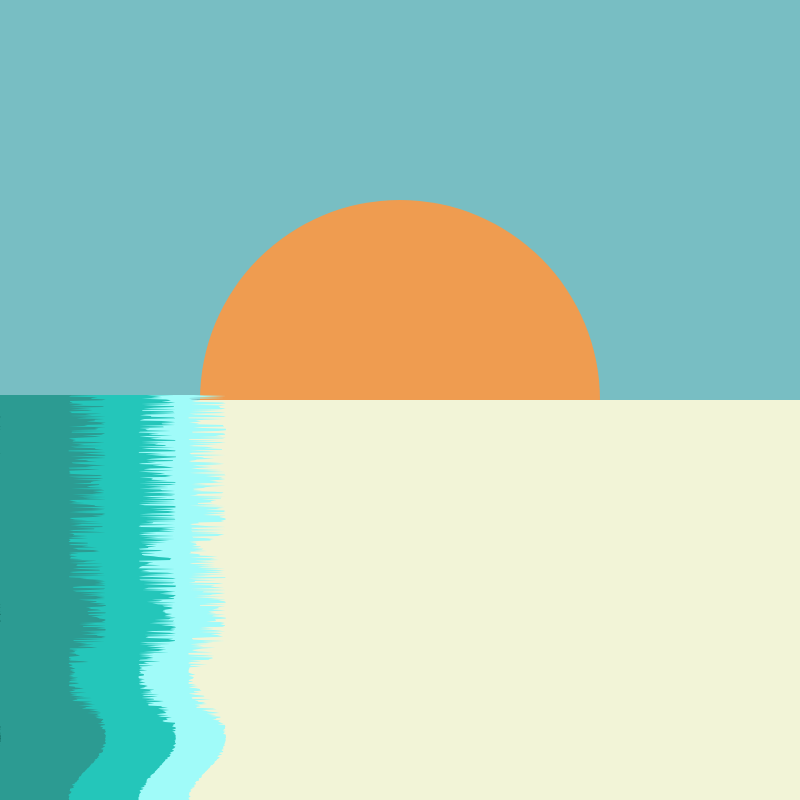
Frame 1 (no input)
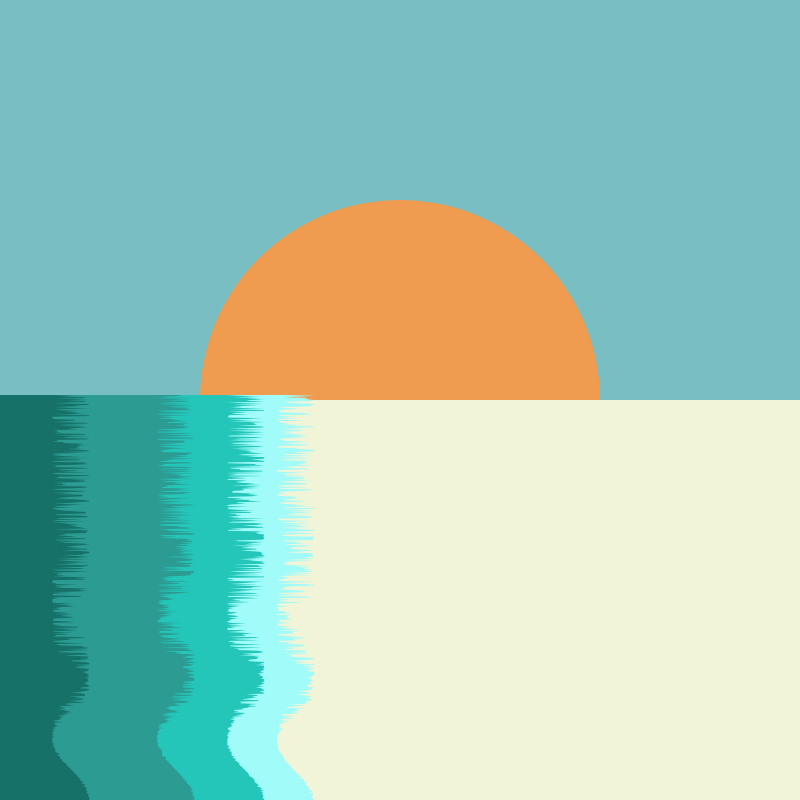
Frame 60 (no input)
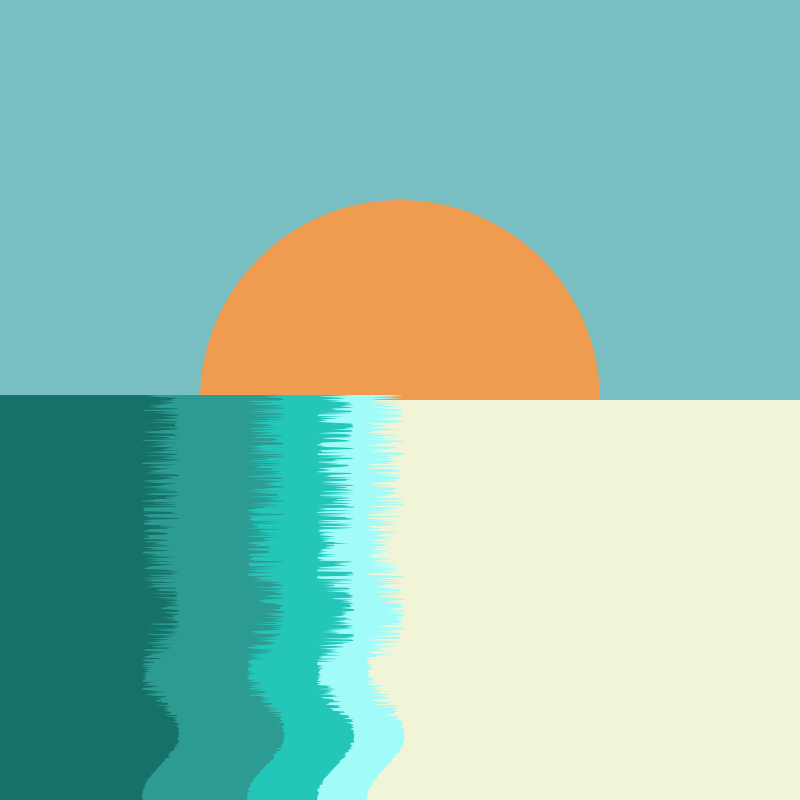
Frame 120 (the mouse pressed at the canvas centre since frame 60)

The p5.js sketch that drew these frames (run headless with seeded random() and noise() and a simulated clock; from frame 60 on, the mouse is pressed at the canvas centre):

// p5.js sketch
// ── sketch.js

let offset = 0;
let value = 0.03;
var x = 1;
var xChange = 0.5;
var changeDirection = false;
let waveDistance = 250;

function setup() {
  createCanvas(800, 800);
  xChange = 1.5;

}

function draw() {
  background('#f2f4d7');
    
  
  fill ('#78bec3');
  noStroke();
  rect(0, 0, 800, 400)
 
  fill('#ef9c50' );
circle (400, 400, 400);
   fill('#f2f4d7');
  rect(0, 400, 800, 400)
   push()
  translate (x, 0);
  makeWaves('#a0fbf9');
  pop()
  
    push()
  translate (x-50, 0);
  makeWaves('#24c6ba');
  pop()
  
   push()
  translate (x-120, 0);
  makeWaves('#2c9b92');
  pop()
  
  push()
  translate (x-225, 0);
  makeWaves('#167269');
  pop()
  
  x = x +xChange;
  // translate (x+50, 0);
  // makeWaves();
  
  if (x > waveDistance || x < 0)
    {
      xChange = -xChange;
     }
  
}
  


  function drawShore(colorWave) {
  push()
    rotate (radians (90));
    scale (4);
    translate (50, -550);
    noStroke();
  fill(colorWave); // grey // other colors: beige #f1ecd9 // pink #eecaaa
  beginShape()
//  curveVertex(0, height)
  
  
//     curveVertex(width, height)
//  curveVertex(0.5 * width, 0.56 * height)
//     curveVertex(width, 0.56 * height)
//     curveVertex(0, 0.55 * height)
//  curveVertex(width, height)
//  vertex(0, height)
    curveVertex(0, 425)
    curveVertex(50, 375)
    curveVertex (100, 350)
    curveVertex (150, 450) 
    curveVertex (200, 250)
    curveVertex(300, 395)
        curveVertex(400, 205)
    curveVertex(475, 305)
    curveVertex(550, 435)
    curveVertex(650, 205)
    curveVertex(700, 305)
    curveVertex(750, 455)
    curveVertex(800, 205)
    curveVertex(900, 305)
    curveVertex(1000, 455)
  curveVertex(width, height)
      vertex(0, height)
    
    
    
  endShape(CLOSE)
  pop()
}

  
  
//   stroke(0);
//   beginShape ();
  
//   curveVertex (40, 100);
//   curveVertex (60, 80);
//   curveVertex (100, 120);
//   curveVertex (10, 100);
  
//   endShape();

   
//   translate (x, 0);
//   makeWaves('#e1fff4');
  
    
//   translate (x, 0);
//   makeWaves('#bffdec');
  
//   x = x +xChange;
//   // translate (x+50, 0);
//   // makeWaves();
  
//   if (x > waveDistance || x < 0)
//     {
//       xChange = -xChange;
//     }
  
 

  
  
  
  






function makeWaves(colorWave){


//   let freq = 15; // wave frequency (speed)
//  let waveWidth = window.innerWidth * sin(frameCount / freq);

//  //display the wave image between vector pair coordinates
//  translate(waveWidth, window.innerHeight);
  
  
  
  // strokeCap (ROUND);
  noStroke();
  // stroke(255)
  // strokeWeight (1)
  fill (colorWave);
  rotate (radians (90));
  translate (770, -300);
  scale (0.75);

  beginShape();
  vertex(-500, height);
  
  for(var x = -500; x < width; x++){
    //var angle = map(x, 0, width, 0, TWO_PI);
    var angle = offset + x * random (0.030, 0.045);
    // map x between 0 and width to 0 and Two Pi
    var y = map(sin(angle), -1, 1, 100 , 150);
    vertex(x, y);
  }
    
  vertex(width, height);
  endShape();
 offset += random (0.03, 0.05);
}
  
